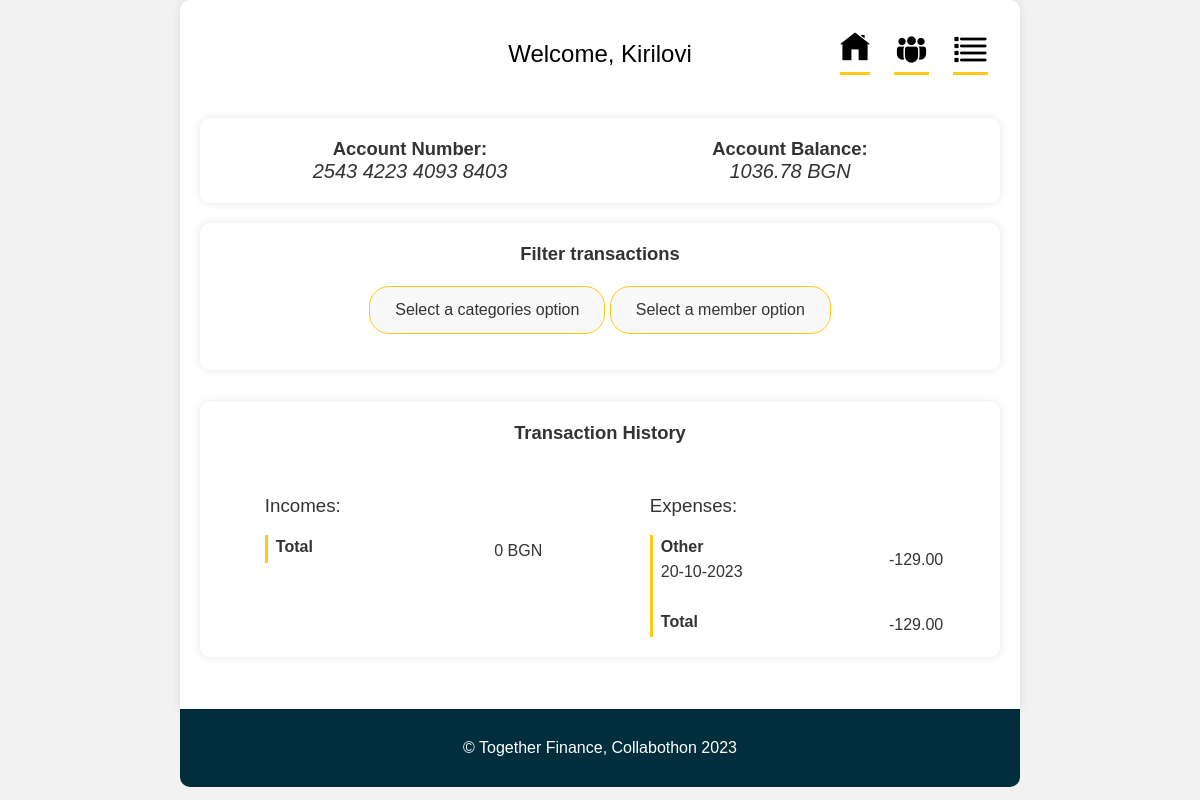
/family/?q=Other, run on the app's committed database.
### base/models.py (models this page shows, shortened)
class Account(models.Model):
    holder = models.ForeignKey(Customer, on_delete=models.SET_NULL, null=True)
    number = models.CharField(max_length=20)
    amount = models.DecimalField(default=0, max_digits=20, decimal_places=2)
    updated = models.DateTimeField(auto_now=True)
    created = models.DateTimeField(auto_now_add=True)
    members = models.ManyToManyField(Customer, related_name="members", blank=True, null=True)
    type = models.CharField(max_length=20, choices=TYPES, blank=True)
    name = models.CharField(max_length=50, null=True)

class Transactions(models.Model):
    affected_account = models.ForeignKey(Account, on_delete=models.SET_NULL, null=True)
    amount = models.DecimalField(max_digits=20, decimal_places=2)
    updated = models.DateTimeField(auto_now=True)
    created = models.DateTimeField(auto_now_add=True)
    person = models.ForeignKey(Customer, on_delete=models.SET_NULL, null=True)
    category = models.CharField(max_length=20, choices=CATEGORIES, default="Other")
    class Meta:
        ordering = ["-updated", "-created"]

### base/views.py (the view)
# urls.py: path("family/", views.family_page, name="family"),
def family_page(request):
    q = request.GET.get("q") if request.GET.get("q") is not None else ""
    account = Account.objects.get(name="Kirilovi")
    transactions = Transactions.objects.filter(
        (Q(person__name__icontains=q) & Q(affected_account=account)) |
        (Q(affected_account=account) & Q(category__icontains=q))
    )
    total_spent_amount = sum(t.amount for t in transactions if t.amount < 0)
    total_income_amount = sum(t.amount for t in transactions if t.amount >= 0)
    category_counts = Transactions.objects.values('category').annotate(count=Count('category'))
    unique_categories = [item['category'] for item in category_counts]
    account.amount = set_account_amount(account)
    members = account.members
    context = {"account": account,
               "transactions": transactions,
               "members": members,
               "categories": unique_categories,
               "total_spent_amount": total_spent_amount,
               "total_income_amount": total_income_amount
               }
    return render(request, "family.html", context)

### base/views.py (called while the page is built)
def set_account_amount(account):
    transactions = Transactions.objects.filter(affected_account=account)
    amount = 0
    for t in transactions:
        amount += t.amount
    return amount

### templates/family.html (shortened to what this page needs)
<!DOCTYPE html>
{% load static %}
<html lang="en">
  <head>
    <link rel="stylesheet" href="{% static 'styles/style.css' %}"/>
    <link rel="stylesheet" href="{% static 'styles/family_style.css' %}" />
  </head>
  <body>
    <div class="container">
      <header>
        <h1>Welcome, {{account.name}}</h1>
        <nav class="nav">
          <ul>
            <li>
              <a href="{% url 'home' %}"
                ><img src="{% static 'images/home-nav.png' %}" class="home-img"
              /></a>
            </li>
            <li>
              <a href="{% url 'family' %}">
                <img src="{% static 'images/members.png' %}" class="members-img" />
              </a>
            </li>
              <li>
              <a href="{% url 'members' %}">
                <img src="{% static 'images/list-icon.png' %}" class="list-img" />
              </a>
            </li>
          </ul>
        </nav>
      </header>
      <section class="tab-content">
        <div class="tab home-tab active">
          <section class="account-info">
            <div class="account-details">
              <h2>Account Number:</h2>
              <p><i>{{account.number}}</i></p>
            </div>
            <div class="account-balance">
              <h2>Account Balance:</h2>
              <p><i>{{ account.amount }} BGN</i></p>
            </div>
          </section>
          <section class="filters">
            <h2>Filter transactions</h2>
            <div class="select custom-select">
              <div class="selectT select-trigger">Select a categories option</div>
            </div>
            <div class="select custom-select2">
              <div class="selectT select-trigger2">Select a member option</div>
            </div>
          </section>
          <section class="transaction-history">
            <h2 class="transactions-heading">Transaction History</h2>
            <div class="transaction-list">
              <div class="transactions-container">
                <div class="incomes">
                  <h3>Incomes:</h3>
                <div class="transaction-container t-item-1">
                    <article class="transaction">
                      <div class="name-date">
                        <p class="trans-name">Total</p>
                      </div>
                      <div class="value"> {{ total_income_amount }} BGN </div>
                    </article>
                  </div>
            </div>
                <div class="expenses">
                  <h3>Expenses:</h3>
                    {% for t in transactions %}
                        {% if t.amount < 0 %}
                    <div class="transaction-container t-item-1">
                        <article class="transaction">
                        <div class="name-date">
                        <p class="trans-name">{{ t.category }}</p>
                        <p class="trans-date">{{ t.created|date:"d-m-Y"}}</p>
                      </div>
                      <div class="value">{{ t.amount }}</div>
                    </article>
                  </div>
                        {% endif %}
                    {% endfor %}
                    <div class="transaction-container t-item-1">
                        <article class="transaction">
                        <div class="name-date">
                        <p class="trans-name">Total</p>
                      </div>
                      <div class="value">{{ total_spent_amount }}</div>
                    </article>
                  </div>
                </div>
              </div>
          </section>
        </div>
      </section>
    </div>
    <footer>
      <p>&copy; Together Finance, Collabothon 2023</p>
    </footer>
  </body>
</html>

### static/styles/style.css (style rules this page uses)
body, h1, h2, p, ul { margin: 0; padding: 0; list-style: none; }
body { font-family: "Arial", sans-serif; background-color: #f2f2f2; color: #333; font-size: 16px; }
.container { max-width: 800px; margin: 0 auto; background-color: #fff; padding: 20px; border-radius: 10px 10px 0 0; box-shadow: 0 0 10px rgba(0, 0, 0, 0.1); position: relative; }
footer { max-width: 800px; margin: 0 auto; padding: 20px; padding: 30px 20px; border-radius: 0 0 10px 10px; color: white; text-align: center; }
header { padding: 20px; color: #000; text-align: center; }
h1 { font-weight: 100; font-size: 24px; margin-bottom: 10px; }
h2 { font-size: 1.15rem; }
ul { position: absolute; display: flex; top: 2rem; right: 2rem; }
.home-img, .members-img { margin-right: 1.5rem; padding-bottom: 0.3rem; }
.home-img, .members-img, .list-img { box-sizing: border-box; border-bottom: 3px solid #ffc914; transition: 0.3s all linear; }
.home-img { padding-bottom: 0.6rem; }
.list-img { padding-bottom: 0.3rem; }
.tab-content { margin-top: 20px; }
.account-info { display: grid; grid-template-columns: repeat(2, 1fr); background-color: #fff; padding: 20px; border-radius: 10px; box-shadow: 0 0 10px rgba(0, 0, 0, 0.1); margin-bottom: 20px; }
.account-details, .account-balance { text-align: center; }
.account-details p, .account-balance p { font-size: 20px; color: #333; }
footer { background: #002e3c; }
.transaction-history { background-color: #fff; padding: 20px; margin-bottom: 2rem; border-radius: 10px; box-shadow: 0 0 10px rgba(0, 0, 0, 0.1); }
.transaction-list { margin: 0 2rem; }
.transaction-container { margin-top: 2rem; }
.transaction { display: flex; justify-content: space-between; }
.value { display: flex; align-items: center; }
.trans-name { display: inline-block; margin-bottom: 0.4rem; font-weight: bold; }
.transactions-heading { font-weight: 100; text-align: center; margin-bottom: 2rem; }

### static/styles/family_style.css (style rules this page uses)
h3 { font-weight: 500; }
.transactions-container { display: grid; grid-template-columns: repeat(2, 1fr); grid-gap: 10px; }
.transaction-container { border-left: 3px solid #ffc914; margin-top: 0; padding-top: 2rem; padding-left: 0.5rem; }
.incomes, .expenses { padding-left: 0.8rem; }
.incomes { margin-right: 3rem; }
.incomes .value { margin-right: 0.3rem; }
.expenses .value { margin-right: 0.3rem; }
.expenses { margin-left: 2rem; }
.expenses > *:nth-child(2), .incomes > *:nth-child(2) { padding-top: 0.2rem; margin-top: 1rem; }
.transactions-heading { margin-bottom: 2rem; font-weight: 600; }
.filters { background-color: #fff; padding: 20px; margin-bottom: 2rem; border-radius: 10px; box-shadow: 0 0 10px rgba(0, 0, 0, 0.1); text-align: center; }
.filters h2 { margin-bottom: 1.3rem; }
.custom-select { position: relative; display: inline-block; cursor: pointer; margin-bottom: 1rem; }
.select-trigger { padding: 14px 25px; background-color: #f9f9f9; color: #333; font-size: 16px; border: 0.02rem solid #ffc914; border-radius: 20px; }
.custom-select2 { position: relative; display: inline-block; cursor: pointer; }
.select-trigger2 { padding: 14px 25px; background-color: #f9f9f9; color: #333; font-size: 16px; border: 0.02rem solid #ffc914; border-radius: 20px; }

### data on the page
Account: name "Kirilovi", number "2543 4223 4093 8403", amount "1036.78"
Transactions: category "Other", created "20-10-2023", amount "-129.00"

### other printed values
{{ total_income_amount }} "0"
{{ total_spent_amount }} "-129.00"
